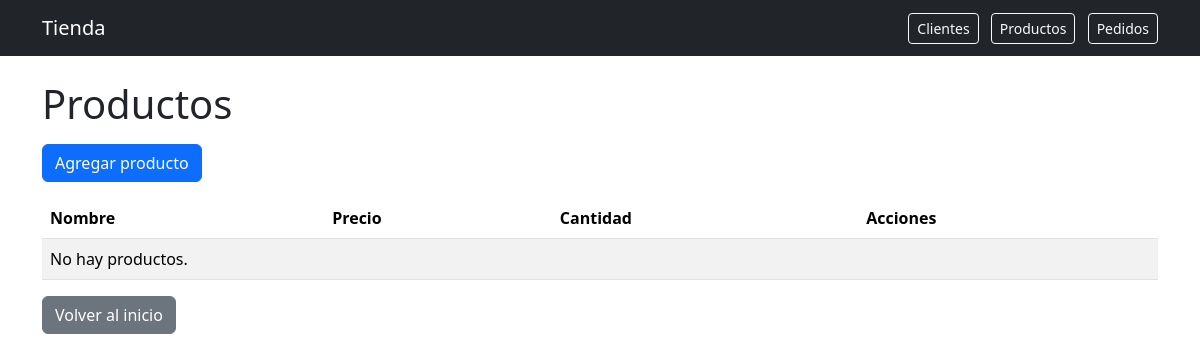
The app's page /productos/, older data.
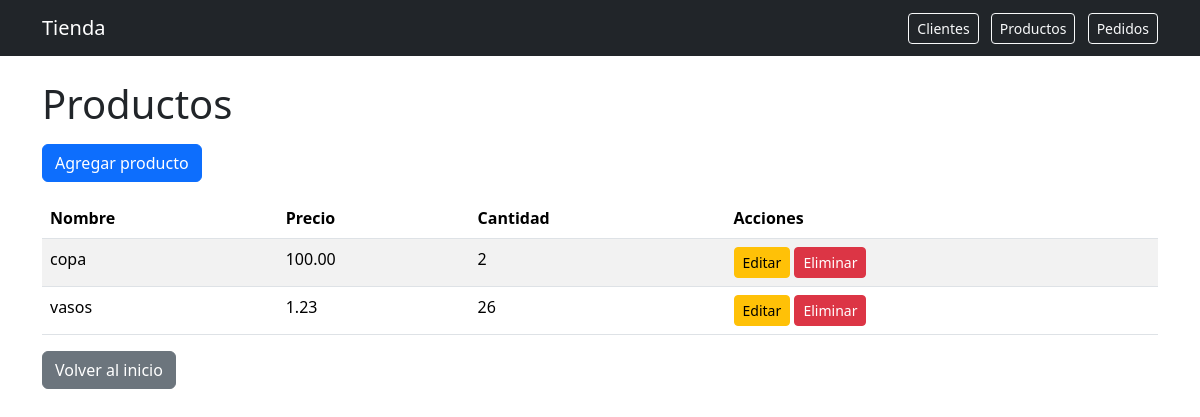
The same page, newer data.
### productos/models.py (models this page shows, shortened)
class Producto(models.Model):
    nombre = models.CharField(max_length=100)
    precio = models.DecimalField(max_digits=10, decimal_places=2)
    cantidad = models.IntegerField()
    descripcion = models.TextField(blank=True, null=True)

### productos/views.py (the view)
# urls.py: path('productos/', ProductoListView.as_view(), name='producto_list'),
class ProductoListView(ListView):
    model = Producto
    template_name = 'productos/producto_list.html'

### productos/templates/productos/producto_list.html (shortened to what this page needs)
{% extends "base.html" %}
{% block content %}
<h1 class="mb-3">Productos</h1>
<a href="{% url 'producto_create' %}" class="btn btn-primary mb-3">Agregar producto</a>
<table class="table table-striped">
  <thead>
    <tr>
      <th>Nombre</th>
      <th>Precio</th>
      <th>Cantidad</th>
      <th>Acciones</th>
    </tr>
  </thead>
  <tbody>
    {% for producto in object_list %}
      <tr>
        <td>{{ producto.nombre }}</td>
        <td>{{ producto.precio }}</td>
        <td>{{ producto.cantidad }}</td>
        <td>
          <a href="{% url 'producto_update' producto.pk %}" class="btn btn-sm btn-warning">Editar</a>
          <a href="{% url 'producto_delete' producto.pk %}" class="btn btn-sm btn-danger">Eliminar</a>
        </td>
      </tr>
    {% empty %}
      <tr>
        <td colspan="4">No hay productos.</td>
      </tr>
    {% endfor %}
  </tbody>
</table>
<a href="{% url 'home' %}" class="btn btn-secondary">Volver al inicio</a>
{% endblock %}

Row changes from the older to the newer data that the page shows:
added Producto: nombre "copa", precio "100.00", cantidad "2"
added Producto: nombre "vasos", precio "1.23", cantidad "26"
Text that changed along with them:
text no longer shown: "No hay productos."
